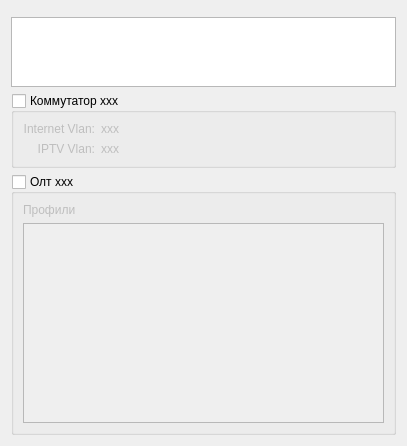
<?xml version="1.0" encoding="UTF-8"?>
<ui version="4.0">
 <class>DeviceListPageWidget</class>
 <widget class="QWidget" name="DeviceListPageWidget">
  <property name="geometry">
   <rect>
    <x>0</x>
    <y>0</y>
    <width>407</width>
    <height>424</height>
   </rect>
  </property>
  <property name="windowTitle">
   <string>Form</string>
  </property>
  <layout class="QVBoxLayout" name="verticalLayout">
   <item>
    <widget class="LineEdit" name="filterNameLineEdit" native="true">
     <property name="placeholderText" stdset="0">
      <string>Фильтрация по названию устройства...</string>
     </property>
    </widget>
   </item>
   <item>
    <widget class="QTableView" name="deviceListTableView">
     <property name="contextMenuPolicy">
      <enum>Qt::CustomContextMenu</enum>
     </property>
     <property name="editTriggers">
      <set>QAbstractItemView::EditKeyPressed</set>
     </property>
     <property name="dragDropOverwriteMode">
      <bool>false</bool>
     </property>
     <property name="alternatingRowColors">
      <bool>true</bool>
     </property>
     <property name="selectionMode">
      <enum>QAbstractItemView::SingleSelection</enum>
     </property>
     <property name="sortingEnabled">
      <bool>true</bool>
     </property>
    </widget>
   </item>
   <item>
    <widget class="QGroupBox" name="vlanInfoGroupBox">
     <property name="enabled">
      <bool>true</bool>
     </property>
     <property name="title">
      <string>Коммутатор xxx</string>
     </property>
     <property name="checkable">
      <bool>true</bool>
     </property>
     <property name="checked">
      <bool>false</bool>
     </property>
     <layout class="QFormLayout" name="formLayout">
      <property name="labelAlignment">
       <set>Qt::AlignRight|Qt::AlignTrailing|Qt::AlignVCenter</set>
      </property>
      <property name="formAlignment">
       <set>Qt::AlignLeading|Qt::AlignLeft|Qt::AlignTop</set>
      </property>
      <item row="0" column="1">
       <widget class="QLabel" name="inetVlanValueLabel">
        <property name="text">
         <string>xxx</string>
        </property>
       </widget>
      </item>
      <item row="1" column="1">
       <widget class="QLabel" name="iptvVlanValueLabel">
        <property name="text">
         <string>xxx</string>
        </property>
       </widget>
      </item>
      <item row="0" column="0">
       <widget class="QLabel" name="inetVlanDescLabel">
        <property name="layoutDirection">
         <enum>Qt::LeftToRight</enum>
        </property>
        <property name="text">
         <string>Internet Vlan:</string>
        </property>
        <property name="alignment">
         <set>Qt::AlignRight|Qt::AlignTrailing|Qt::AlignVCenter</set>
        </property>
       </widget>
      </item>
      <item row="1" column="0">
       <widget class="QLabel" name="iptvVlanDescLabel">
        <property name="layoutDirection">
         <enum>Qt::LeftToRight</enum>
        </property>
        <property name="text">
         <string>IPTV Vlan:</string>
        </property>
        <property name="alignment">
         <set>Qt::AlignRight|Qt::AlignTrailing|Qt::AlignVCenter</set>
        </property>
       </widget>
      </item>
     </layout>
    </widget>
   </item>
   <item>
    <widget class="QGroupBox" name="profileInfoGroupBox">
     <property name="title">
      <string>Олт xxx</string>
     </property>
     <property name="checkable">
      <bool>true</bool>
     </property>
     <property name="checked">
      <bool>false</bool>
     </property>
     <layout class="QVBoxLayout" name="verticalLayout_2">
      <item>
       <widget class="QLabel" name="profileOltLabel">
        <property name="text">
         <string>Профили</string>
        </property>
       </widget>
      </item>
      <item>
       <widget class="QTableView" name="profileOltTableView">
        <property name="minimumSize">
         <size>
          <width>0</width>
          <height>200</height>
         </size>
        </property>
       </widget>
      </item>
     </layout>
    </widget>
   </item>
  </layout>
  <action name="addDeviceAction">
   <property name="icon">
    <iconset>
     <normalon>:/images/add.png</normalon>
    </iconset>
   </property>
   <property name="text">
    <string>Добавить</string>
   </property>
   <property name="toolTip">
    <string>Добавить</string>
   </property>
  </action>
  <action name="removeDeviceAction">
   <property name="icon">
    <iconset>
     <normalon>:/images/remove.png</normalon>
    </iconset>
   </property>
   <property name="text">
    <string>Удалить</string>
   </property>
   <property name="toolTip">
    <string>Удалить</string>
   </property>
  </action>
  <action name="editDeviceAction">
   <property name="icon">
    <iconset>
     <normalon>:/images/edit.png</normalon>
    </iconset>
   </property>
   <property name="text">
    <string>Редактировать</string>
   </property>
   <property name="toolTip">
    <string>Редактировать</string>
   </property>
  </action>
  <action name="selectDeviceAction">
   <property name="icon">
    <iconset>
     <normalon>:/images/open.png</normalon>
    </iconset>
   </property>
   <property name="text">
    <string>Открыть</string>
   </property>
   <property name="toolTip">
    <string>Зайти на устройство</string>
   </property>
  </action>
  <action name="showVlanSwitchAction">
   <property name="text">
    <string>Вланы</string>
   </property>
   <property name="toolTip">
    <string>Информация о вланах коммутатора</string>
   </property>
  </action>
  <action name="editDslamBoardListAction">
   <property name="text">
    <string>Редактировать доски</string>
   </property>
   <property name="toolTip">
    <string>Редактировать доски</string>
   </property>
  </action>
 </widget>
 <customwidgets>
  <customwidget>
   <class>LineEdit</class>
   <extends>QWidget</extends>
   <header>lineedit.h</header>
  </customwidget>
 </customwidgets>
 <resources/>
 <connections/>
</ui>
